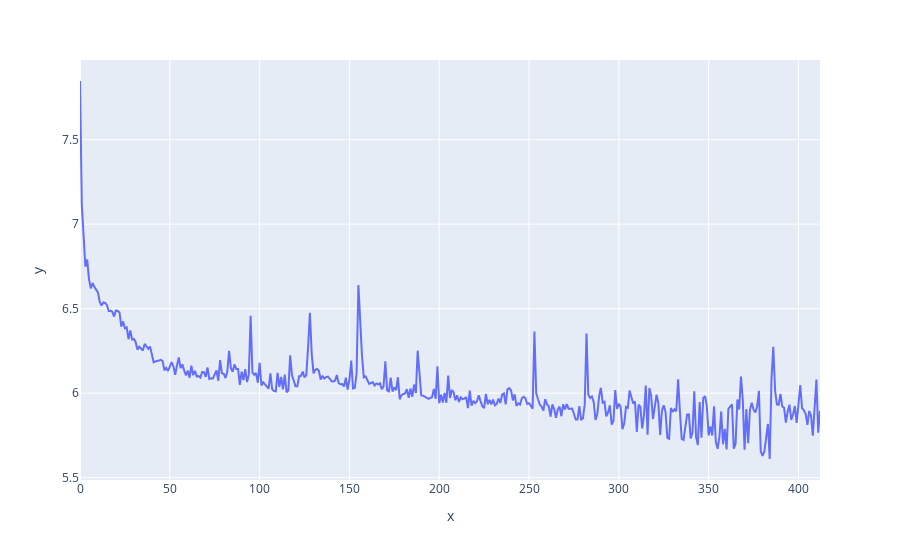

The notebook cell this image was saved under:
### Markdown cell above
# Train the model

### Code cell
def loss_fn(_, log_prob):
    return -tf.reduce_mean(log_prob)

model.compile(optimizer=tfk.optimizers.Adam(learning_rate=1e-4), loss=loss_fn)

os.makedirs('test', exist_ok=True)
model.save_to_json('test/{}_best_model.json'.format(model.model_name))

callbacks = []
callbacks.append(tfk.callbacks.TerminateOnNaN())
callbacks.append(tfk.callbacks.ModelCheckpoint('test/{}_best_model.h5'.format(model.model_name), 
                                               monitor='val_loss', mode='min', verbose=0, save_best_only=True, save_weights_only=True))
callbacks.append(tfk.callbacks.History())
callbacks.append(tfk.callbacks.EarlyStopping(monitor='loss', patience=30))

steps_per_epoch = int(np.ceil(len(data_loader.train_y) / batch_size))
with elapsed_timer("training"):
    history = model.fit(x=train_dataset, validation_data=val_dataset,verbose=0, epochs=max_epochs, steps_per_epoch=steps_per_epoch, callbacks=callbacks)

px.line(x=history.epoch,y=history.history['val_loss'])

### Figure 1 — Plotly figure (JSON) as saved in the notebook; plotly's stock layout.template omitted (floating-point values rounded to 4 significant figures; data arrays with more than 128 entries replaced by an {"elided": "..."} marker saying what was removed)
{"data": [{"hoverlabel": {"namelength": 0}, "hovertemplate": "x=%{x}<br>y=%{y}", "legendgroup": "", "line": {"color": "#636efa", "dash": "solid"}, "mode": "lines", "name": "", "showlegend": false, "type": "scatter", "x": {"elided": "413 int values"}, "xaxis": "x", "y": {"elided": "413 float values"}, "yaxis": "y"}], "layout": {"autosize": true, "legend": {"tracegroupgap": 0}, "margin": {"t": 60}, "xaxis": {"anchor": "y", "autorange": true, "domain": [0, 1], "range": [0, 412], "title": {"text": "x"}, "type": "linear"}, "yaxis": {"anchor": "x", "autorange": true, "domain": [0, 1], "range": [5.486, 7.971], "title": {"text": "y"}, "type": "linear"}}}
